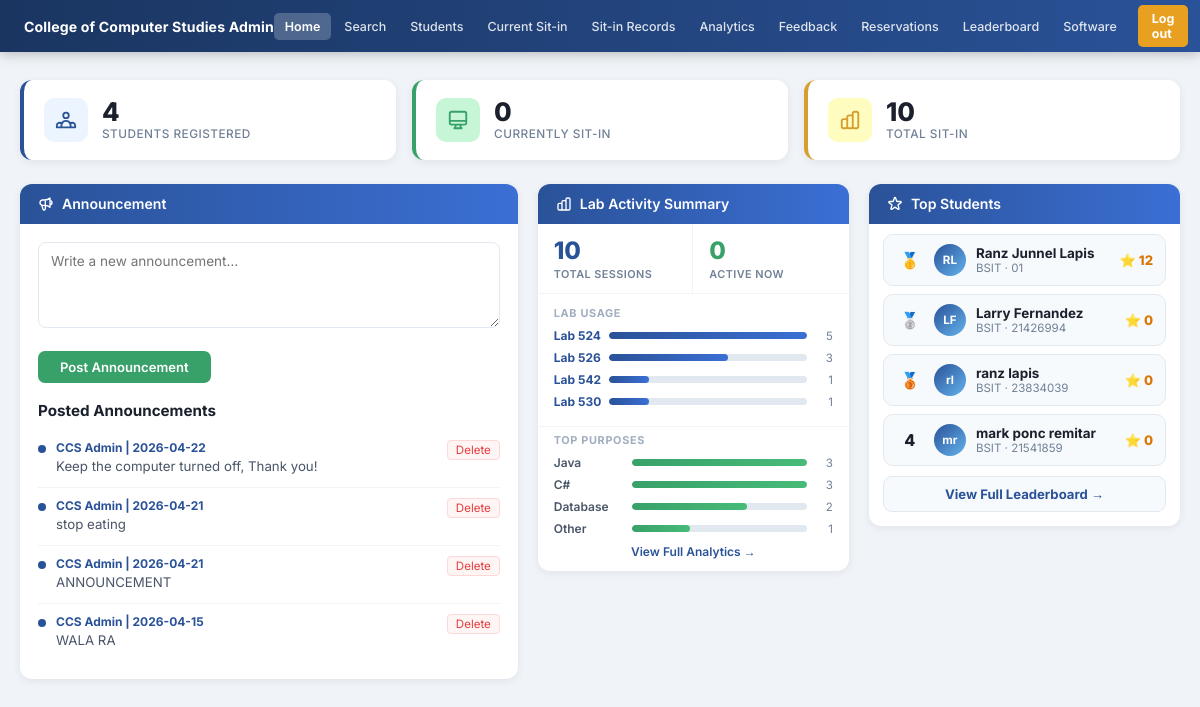
The app's page /dashboard (signed in) with its own data.
### tables this page shows
CREATE TABLE announcements (
            id         INTEGER PRIMARY KEY AUTOINCREMENT,
            content    TEXT NOT NULL,
            posted_by  VARCHAR(100) DEFAULT 'CCS Admin',
            created_at TIMESTAMP DEFAULT CURRENT_TIMESTAMP
        );

CREATE TABLE students (
            id             INTEGER PRIMARY KEY AUTOINCREMENT,
            idno           VARCHAR(20)  UNIQUE NOT NULL,
            lastname       VARCHAR(50)  NOT NULL,
            firstname      VARCHAR(50)  NOT NULL,
            middlename     VARCHAR(50),
            course         VARCHAR(20)  NOT NULL,
            level          VARCHAR(5)   NOT NULL,
            email          VARCHAR(100) UNIQUE NOT NULL,
            address        TEXT,
            password       VARCHAR(255) NOT NULL,
            image_filename VARCHAR(255),
            remaining_session INTEGER DEFAULT 30,
            created_at     TIMESTAMP DEFAULT CURRENT_TIMESTAMP
        , profile_image TEXT, points INTEGER DEFAULT 0);

### app.py (the view, shortened to what this page needs)
@app.route('/dashboard')
def dashboard():
    if not is_logged_in():
        return redirect(url_for('login'))
    if is_admin():
        stats         = get_sitin_stats()
        announcements = get_all_announcements()
        leaderboard   = get_leaderboard()
        return render_template('admin_dashboard.html',
                               stats=stats,
                               announcements=announcements,
                               leaderboard=leaderboard)

### app.py (called while the page is built)
def is_logged_in():
    return 'student_id' in session

def is_admin():
    return session.get('role') == 'admin'

### dbhelper.py (called while the page is built)
def connect():
    base_path = os.path.dirname(os.path.abspath(__file__))
    db_path   = os.path.join(base_path, "sysarch.db")
    conn      = sqlite3.connect(db_path)
    conn.row_factory = sqlite3.Row
    return conn

def get_leaderboard():
    conn = connect()
    cur  = conn.cursor()
    cur.execute('''
        SELECT idno, firstname, lastname, course, level, points,
               remaining_session
        FROM students
        ORDER BY points DESC, lastname ASC
        LIMIT 20
    ''')
    rows = cur.fetchall()
    conn.close()
    return rows

def get_all_announcements():
    conn = connect()
    cur  = conn.cursor()
    cur.execute("SELECT * FROM announcements ORDER BY created_at DESC")
    rows = cur.fetchall()
    conn.close()
    return rows

### templates/admin_dashboard.html (shortened to what this page needs)
<!DOCTYPE html>
<html lang="en">
<head>
  <link rel="stylesheet" href="{{ url_for('static', filename='css/admin.css') }}">
</head>
<body>
{% from 'macros.html' import admin_nav %}
{{ admin_nav('home') }}
<div class="admin-page">
  <div class="summary-boxes">
    <div class="summary-box blue">
      <div class="summary-icon blue">
      </div>
      <div>
        <div class="summary-num">{{ stats.total_students }}</div>
        <div class="summary-lbl">Students Registered</div>
      </div>
    </div>
    <div class="summary-box green">
      <div class="summary-icon green">
        <svg fill="none" viewBox="0 0 24 24" stroke="#38a169" stroke-width="2" width="22" height="22"><path stroke-linecap="round" stroke-linejoin="round" d="M9.75 17L9 20l-1 1h8l-1-1-.75-3M3 13h18M5 17h14a2 2 0 002-2V5a2 2 0 00-2-2H5a2 2 0 00-2 2v10a2 2 0 002 2z"/></svg>
      </div>
      <div>
        <div class="summary-num">{{ stats.currently_in }}</div>
        <div class="summary-lbl">Currently Sit-in</div>
      </div>
    </div>
    <div class="summary-box orange">
      <div class="summary-icon orange">
      </div>
      <div>
        <div class="summary-num">{{ stats.total_sitins }}</div>
        <div class="summary-lbl">Total Sit-in</div>
      </div>
    </div>
  </div>
  <div style="display:grid;grid-template-columns:1.6fr 1fr 1fr;gap:20px;align-items:start;">
    <div class="card">
      <div class="card-header">
        Announcement
      </div>
      <div class="card-body">
        <form action="{{ url_for('add_announcement_route') }}" method="POST">
          <textarea name="content" class="ann-textarea" placeholder="Write a new announcement…" rows="4" required></textarea>
          <button type="submit" class="btn btn-success" style="padding:8px 22px;margin-top:10px;">Post Announcement</button>
        </form>
        <div class="ann-list" style="margin-top:18px;">
          <div class="ann-list-title">Posted Announcements</div>
          {% for ann in announcements %}
            <div class="ann-item">
              <div class="ann-dot"></div>
              <div class="ann-content">
                <div class="ann-meta">CCS Admin | {{ ann.created_at[:10] }}</div>
                <div class="ann-body">{{ ann.content }}</div>
              </div>
              <a href="{{ url_for('delete_announcement_route', ann_id=ann.id) }}"
                 class="ann-delete"
                 onclick="return confirm('Delete this announcement?')">Delete</a>
            </div>
          {% else %}
            <p class="no-data">No announcements posted yet.</p>
          {% endfor %}
        </div>
      </div>
    </div>
      <div class="card">
        <div class="card-header">
          Lab Activity Summary
        </div>
        <div class="card-body" style="padding:0;">
          <div style="display:grid;grid-template-columns:1fr 1fr;border-bottom:1px solid #f0f4f8;">
            <div style="padding:12px 16px;border-right:1px solid #f0f4f8;">
              <div style="font-size:1.5rem;font-weight:800;color:#2a5298;">{{ stats.total_sitins }}</div>
              <div style="font-size:0.68rem;color:#718096;font-weight:600;text-transform:uppercase;letter-spacing:.04em;margin-top:2px;">Total Sessions</div>
            </div>
            <div style="padding:12px 16px;">
              <div style="font-size:1.5rem;font-weight:800;color:#38a169;">{{ stats.currently_in }}</div>
              <div style="font-size:0.68rem;color:#718096;font-weight:600;text-transform:uppercase;letter-spacing:.04em;margin-top:2px;">Active Now</div>
            </div>
          </div>
          {% if stats.lab_counts %}
          <div style="padding:12px 16px 6px;">
            <div style="font-size:0.68rem;font-weight:700;color:#a0aec0;text-transform:uppercase;letter-spacing:.06em;margin-bottom:8px;">Lab Usage</div>
            {% set max_lab = stats.lab_counts[0].cnt if stats.lab_counts else 1 %}
            {% for l in stats.lab_counts %}
            <div style="display:flex;align-items:center;gap:8px;margin-bottom:7px;">
              <span style="font-size:0.75rem;font-weight:700;color:#2a5298;min-width:38px;">Lab {{ l.lab }}</span>
              <div style="flex:1;background:#e2e8f0;border-radius:4px;height:7px;overflow:hidden;">
                <div style="width:{{ (l.cnt / max_lab * 100)|int }}%;height:100%;background:linear-gradient(90deg,#2a5298,#3b6fd4);border-radius:4px;"></div>
              </div>
              <span style="font-size:0.72rem;color:#718096;min-width:18px;text-align:right;">{{ l.cnt }}</span>
            </div>
            {% endfor %}
          </div>
          {% endif %}
          {% if stats.purpose_counts %}
          <div style="padding:6px 16px 12px;border-top:1px solid #f0f4f8;margin-top:4px;">
            <div style="font-size:0.68rem;font-weight:700;color:#a0aec0;text-transform:uppercase;letter-spacing:.06em;margin-bottom:8px;">Top Purposes</div>
            {% set max_p = stats.purpose_counts[0].cnt if stats.purpose_counts else 1 %}
            {% for p in stats.purpose_counts[:4] %}
            <div style="display:flex;align-items:center;gap:8px;margin-bottom:7px;">
              <span style="font-size:0.75rem;font-weight:600;color:#4a5568;min-width:70px;white-space:nowrap;overflow:hidden;text-overflow:ellipsis;" title="{{ p.purpose }}">{{ p.purpose }}</span>
              <div style="flex:1;background:#e2e8f0;border-radius:4px;height:7px;overflow:hidden;">
                <div style="width:{{ (p.cnt / max_p * 100)|int }}%;height:100%;background:linear-gradient(90deg,#38a169,#48bb78);border-radius:4px;"></div>
              </div>
              <span style="font-size:0.72rem;color:#718096;min-width:18px;text-align:right;">{{ p.cnt }}</span>
            </div>
            {% endfor %}
            <a href="{{ url_for('sitin_reports') }}" style="display:block;text-align:center;margin-top:8px;font-size:0.75rem;color:#2a5298;font-weight:600;text-decoration:none;">View Full Analytics →</a>
          </div>
          {% else %}
            <p class="no-data" style="padding:18px;">No sit-in data yet.</p>
          {% endif %}
        </div>
      </div>
      <div class="card">
        <div class="card-header">
          Top Students
        </div>
        <div class="card-body" style="padding:10px 14px 14px;">
          {% if leaderboard %}
            <div class="leaderboard-list">
              {% for s in leaderboard[:5] %}
              <div class="lb-row">
                <span class="lb-rank">
                  {% if loop.index == 1 %}🥇
                  {% elif loop.index == 2 %}🥈
                  {% elif loop.index == 3 %}🥉
                  {% else %}{{ loop.index }}{% endif %}
                </span>
                <div class="lb-avatar">
                  {% if s.profile_image %}
                    <img src="{{ url_for('static', filename='uploads/' + s.profile_image) }}" alt=""/>
                  {% else %}
                    {{ s.firstname[0] }}{{ s.lastname[0] }}
                  {% endif %}
                </div>
                <div class="lb-info">
                  <div class="lb-name">{{ s.firstname }} {{ s.lastname }}</div>
                  <div class="lb-course">{{ s.course }} · {{ s.idno }}</div>
                </div>
                <div class="lb-pts">⭐ {{ s.points }}</div>
              </div>
              {% endfor %}
            </div>
            <a href="{{ url_for('admin_leaderboard') }}" class="view-all-btn">View Full Leaderboard →</a>
          {% else %}
            <div class="no-lb">No points earned yet.<br>Points are awarded automatically.</div>
            <a href="{{ url_for('admin_leaderboard') }}" class="view-all-btn">View Leaderboard →</a>
          {% endif %}
        </div>
      </div>
  </div>
</div>
</body>
</html>

### static/css/admin.css (style rules this page uses)
*, *::before, *::after { box-sizing: border-box; margin: 0; padding: 0; }
body { font-family: 'Inter', sans-serif; background: #f0f4f8; color: #1a202c; font-size: 0.875rem; min-height: 100vh; }
a { text-decoration: none; }
.admin-page { max-width: 1200px; margin: 28px auto; padding: 0 20px; }
.summary-boxes { display: grid; grid-template-columns: repeat(3,1fr); gap: 16px; margin-bottom: 24px; }
.summary-box { background: #fff; border-radius: 12px; padding: 18px 20px; box-shadow: 0 2px 8px rgba(0,0,0,0.07); display: flex; align-items: center; gap: 14px; border-left: 4px solid transparent; }
.summary-box.blue { border-left-color: #2a5298; }
.summary-box.green { border-left-color: #38a169; }
.summary-box.orange { border-left-color: #d69e2e; }
.summary-icon { width: 44px; height: 44px; min-width: 44px; border-radius: 10px; display: flex; align-items: center; justify-content: center; flex-shrink: 0; }
.summary-icon svg { display: block; width: 22px; height: 22px; }
.summary-icon.blue { background: #ebf4ff; }
.summary-icon.green { background: #c6f6d5; }
.summary-icon.orange { background: #fefcbf; }
.summary-num { font-size: 1.6rem; font-weight: 800; color: #1a202c; line-height: 1; }
.summary-lbl { font-size: 0.74rem; color: #718096; margin-top: 3px; font-weight: 500; text-transform: uppercase; letter-spacing: 0.04em; }
.card { background: #fff; border-radius: 12px; overflow: hidden; box-shadow: 0 2px 8px rgba(0,0,0,0.07); margin-bottom: 22px; }
.card-header { display: flex; align-items: center; gap: 8px; background: linear-gradient(90deg, #2a5298, #3b6fd4); color: #fff; padding: 12px 18px; font-size: 0.88rem; font-weight: 600; line-height: 1; }
.card-header svg { width: 16px !important; height: 16px !important; min-width: 16px; max-width: 16px; flex-shrink: 0; }
.card-body { padding: 18px; }
.ann-textarea { width: 100%; padding: 10px 12px; border: 1.5px solid #e2e8f0; border-radius: 8px; font-family: 'Inter', sans-serif; font-size: 0.85rem; resize: vertical; transition: border 0.15s; outline: none; margin-bottom: 10px; }
.ann-list { max-height: 260px; overflow-y: auto; margin-top: 14px; }
.ann-list-title { font-size: 0.95rem; font-weight: 700; margin-bottom: 10px; }
.ann-item { display: flex; align-items: flex-start; gap: 10px; padding: 10px 0; border-bottom: 1px solid #f0f4f8; }
.ann-dot { width: 8px; height: 8px; border-radius: 50%; background: #2a5298; flex-shrink: 0; margin-top: 5px; }
.ann-content { flex: 1; min-width: 0; }
.ann-meta { font-size: 0.75rem; font-weight: 700; color: #2a5298; margin-bottom: 2px; }
.ann-body { font-size: 0.83rem; color: #4a5568; line-height: 1.5; }
.ann-delete { font-size: 0.72rem; color: #e53e3e; padding: 2px 8px; border-radius: 4px; border: 1px solid #fed7d7; background: #fff5f5; flex-shrink: 0; transition: all 0.12s; }
.btn { display: inline-flex; align-items: center; gap: 5px; padding: 8px 18px; border-radius: 7px; border: none; font-size: 0.82rem; font-weight: 600; font-family: 'Inter', sans-serif; cursor: pointer; transition: all 0.15s; }
.btn-success { background: #38a169; color: #fff; }

### templates/admin_dashboard.html (style rules this page uses)
.leaderboard-list { display: flex; flex-direction: column; gap: 8px; }
.lb-row { display: flex; align-items: center; gap: 10px; padding: 9px 12px; border-radius: 10px; border: 1px solid #e2e8f0; background: #f7fafc; transition: background .15s; text-decoration: none; }
.lb-rank { font-size: 1rem; font-weight: 800; min-width: 28px; text-align: center; }
.lb-avatar { width: 32px; height: 32px; border-radius: 50%; background: linear-gradient(135deg,#2a5298,#63b3ed); display: flex; align-items: center; justify-content: center; font-size: 0.72rem; font-weight: 700; color: #fff; overflow: hidden; flex-shrink: 0; }
.lb-info { flex: 1; min-width: 0; }
.lb-name { font-size: 0.84rem; font-weight: 700; color: #1a202c; white-space: nowrap; overflow: hidden; text-overflow: ellipsis; }
.lb-course { font-size: 0.72rem; color: #718096; }
.lb-pts { font-size: 0.82rem; font-weight: 800; color: #d97706; white-space: nowrap; }
.view-all-btn { display: block; width: 100%; margin-top: 10px; padding: 9px; background: #f7fafc; border: 1.5px solid #e2e8f0; border-radius: 9px; font-size: 0.82rem; font-weight: 700; color: #2a5298; font-family: 'Inter',sans-serif; cursor: pointer; text-align: center; text-decoration: none; transition: all .15s; }

### records on screen
announcements: created_at "2026-04-22", content "Keep the computer turned off, Thank you!"
announcements: created_at "2026-04-21", content "stop eating"
announcements: created_at "2026-04-21", content "ANNOUNCEMENT"
announcements: created_at "2026-04-15", content "WALA RA"
students: firstname "R", lastname "L", firstname "Ranz Junnel", lastname "Lapis", course "BSIT", idno "01", points "12"
students: firstname "L", lastname "F", firstname "Larry", lastname "Fernandez", course "BSIT", idno "21426994", points "0"
students: firstname "r", lastname "l", firstname "ranz", lastname "lapis", course "BSIT", idno "23834039", points "0"
students: firstname "m", lastname "r", firstname "mark ponc", lastname "remitar", course "BSIT", idno "21541859", points "0"

### other values on screen
{{ stats.total_students }} "4"
{{ stats.currently_in }} "0"
{{ stats.total_sitins }} "10"
{{ l.lab }} "524" "526" "542" "530"
{{ l.cnt }} "5" "3" "1" "1"
{{ p.purpose }} "Java" "C#" "Database" "Other"
{{ p.cnt }} "3" "3" "2" "1"
